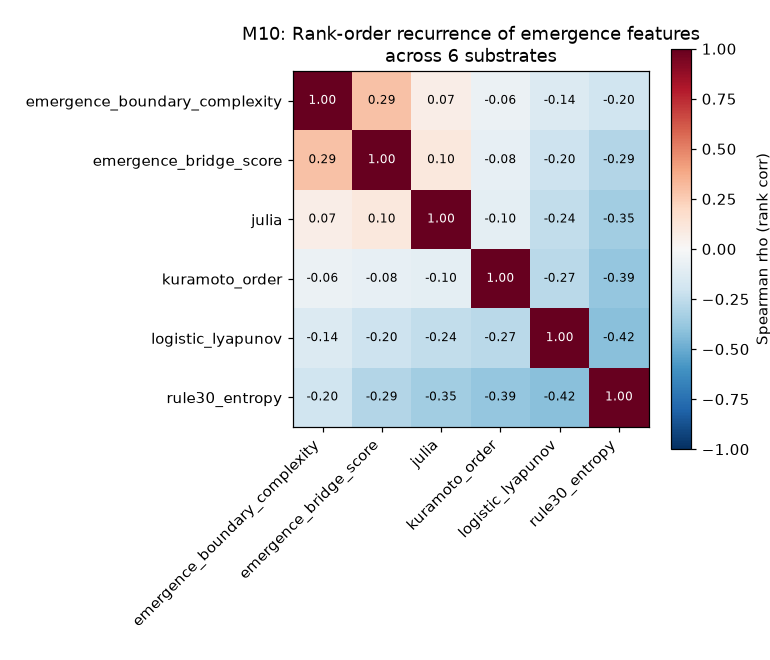

Python code for this plot:
"""
M10: Rank-Order Recurrence Analysis

M9 found that raw dim_eff values cluster in [0.3, 0.7] for some substrates but not others.
But the *absolute band* is sensitive to how we anchor the normalization.
A more robust question: do substrates order themselves similarly across all the emergence metrics?

If yes, that would be a real cross-substrate law: "the substrates that have rich boundaries
are the same substrates that have low mutual information, high gradient sparsity, etc."

This script:
  1) Loads the M9 substrate data (6 substrates × ~4 features each)
  2) Adds rank-stability by computing within-feature ranks (1=lowest, N=highest)
  3) Computes pairwise rank correlations across all substrate pairs (Spearman)
  4) Reports: do the "structurally complex" substrates cluster together in ALL rank orders?
"""

import json
import numpy as np
from pathlib import Path
import matplotlib
matplotlib.use('Agg')
import matplotlib.pyplot as plt

def spearmanr_manual(a, b, n_perm=2000, rng=None):
    """Spearman rho = Pearson on ranks. p-value via permutation (no scipy needed)."""
    a = np.asarray(a, dtype=float)
    b = np.asarray(b, dtype=float)
    mask = ~np.isnan(a) & ~np.isnan(b)
    a, b = a[mask], b[mask]
    n = len(a)
    if n < 3:
        return np.nan, np.nan
    if rng is None:
        rng = np.random.default_rng(42)
    am, bm = a.mean(), b.mean()
    num = ((a - am) * (b - bm)).sum()
    den = np.sqrt(((a - am)**2).sum() * ((b - bm)**2).sum())
    if den == 0:
        return np.nan, np.nan
    rho = num / den
    # Permutation p-value
    cnt = 0
    abs_rho = abs(rho)
    for _ in range(n_perm):
        bp = rng.permutation(b)
        pm = bp.mean()
        num_p = ((a - am) * (bp - pm)).sum()
        den_p = np.sqrt(((a - am)**2).sum() * ((bp - pm)**2).sum())
        if den_p > 0:
            r_p = abs(num_p / den_p)
            if r_p >= abs_rho:
                cnt += 1
    p = (cnt + 1) / (n_perm + 1)  # add 1 for symmetric estimate
    return float(rho), float(p)

HERE = Path(__file__).parent
DATA_FILE = HERE / "m9_cross_substrate_recurrence.json"
if not DATA_FILE.exists():
    DATA_FILE = HERE.parent.parent / "shared_space" / "m9_cross_substrate_recurrence.json"
OUT_JSON = HERE / "m10_rank_order_recurrence.json"
OUT_PNG = HERE / "m10_rank_order_recurrence.png"


def collect_feature_matrix():
    """Return dict: substrate -> {feature -> value}, and the list of features used."""
    data = json.loads(DATA_FILE.read_text())
    substrates = data["substrates"]
    # Pivot: substrate -> {feature -> median}
    matrix = {}
    for s in substrates:
        name = s["substrate"]
        matrix[name] = {}
    # Build feature list from the metric names present
    features = sorted({s["metric"] for s in substrates})
    for s in substrates:
        matrix[s["substrate"]][s["metric"]] = s["median"]
    return matrix, features


def to_rank_matrix(matrix, features):
    """Convert raw values to ranks within each feature (1=lowest, N=highest)."""
    substrates = sorted(matrix.keys())
    rank_mat = {}
    for f in features:
        vals = [matrix[s].get(f, np.nan) for s in substrates]
        # Rank with NaN handling (worst rank for missing)
        ranks = []
        for v in vals:
            if v is None or (isinstance(v, float) and np.isnan(v)):
                ranks.append(np.nan)
            else:
                ranks.append(v)
        # Rank: 1 = smallest
        order = np.argsort(ranks)
        rank_arr = np.empty_like(order, dtype=float)
        for i, oi in enumerate(order):
            rank_arr[oi] = i + 1
        for i, s in enumerate(substrates):
            matrix[s][f + "_rank"] = rank_arr[i]
    return matrix, [f + "_rank" for f in features]


def pairwise_rank_corr(matrix, rank_features):
    """Spearman correlation of rank vectors between all pairs of substrates."""
    substrates = sorted(matrix.keys())
    R = np.array([[matrix[s][f] for f in rank_features] for s in substrates], dtype=float)
    n = len(substrates)
    C = np.zeros((n, n))
    P = np.zeros((n, n))
    for i in range(n):
        for j in range(n):
            if i == j:
                C[i, j] = 1.0
                P[i, j] = 0.0
            else:
                # Spearman via Pearson on ranks (R is already ranks)
                a, b = R[i], R[j]
                mask = ~np.isnan(a) & ~np.isnan(b)
                if mask.sum() < 2:
                    C[i, j] = np.nan
                    P[i, j] = np.nan
                else:
                    rho, p = spearmanr_manual(a, b)
                    C[i, j] = rho
                    P[i, j] = p
    return substrates, C, P


def cluster_substrates_by_rank(substrates, C):
    """Cluster substrates by their rank-correlation similarity.
    Use 1 - C as distance, then single-link clustering on threshold."""
    D = 1 - C
    np.fill_diagonal(D, 0)
    # Simple flat clustering: greedy nearest-neighbor chain
    n = len(substrates)
    cluster_of = list(range(n))
    order = np.argsort(D.sum(axis=1))
    visited = set()
    clusters = []
    # Single-link clustering by threshold on (1-C)
    # For 6 substrates, use threshold 0.6 (i.e. rho > 0.4)
    threshold = 0.6
    parent = list(range(n))
    def find(x):
        while parent[x] != x:
            parent[x] = parent[parent[x]]
            x = parent[x]
        return x
    def union(a, b):
        ra, rb = find(a), find(b)
        if ra != rb:
            parent[rb] = ra
    for i in range(n):
        for j in range(i+1, n):
            if D[i, j] < threshold:
                union(i, j)
    groups = {}
    for i in range(n):
        r = find(i)
        groups.setdefault(r, []).append(substrates[i])
    return list(groups.values())


def main():
    matrix, features = collect_feature_matrix()
    print(f"Substrates: {sorted(matrix.keys())}")
    print(f"Features:   {features}")
    matrix, rank_features = to_rank_matrix(matrix, features)
    print(f"Rank-features: {rank_features}")
    print()
    print("Rank matrix (substrate × feature_rank):")
    substrates = sorted(matrix.keys())
    print(f"{'substrate':25s} " + " ".join(f"{f[:14]:>14s}" for f in rank_features))
    for s in substrates:
        print(f"{s:25s} " + " ".join(f"{matrix[s][f]:14.1f}" for f in rank_features))
    print()

    subs, C, P = pairwise_rank_corr(matrix, rank_features)
    print("Pairwise Spearman rho (rank correlations between substrate profiles):")
    header = f"{'':20s}" + "".join(f"{s[:8]:>10s}" for s in subs)
    print(header)
    for i, s in enumerate(subs):
        row = f"{s[:20]:20s}" + "".join(f"{C[i,j]:10.3f}" for j in range(len(subs)))
        print(row)
    print()

    # P-values
    print("P-values:")
    print(header)
    for i, s in enumerate(subs):
        row = f"{s[:20]:20s}" + "".join(f"{P[i,j]:10.3f}" for j in range(len(subs)))
        print(row)
    print()

    # Mean off-diagonal correlation (excluding self) - is there *any* signal?
    mask = ~np.eye(len(subs), dtype=bool)
    off_vals = C[mask]
    mean_rho = float(np.nanmean(off_vals))
    median_rho = float(np.nanmedian(off_vals))
    print(f"Mean off-diag rho: {mean_rho:.3f}, median: {median_rho:.3f}")
    print(f"Number of significant pairs (p<0.05): {int((P[mask] < 0.05).sum())} of {len(off_vals)}")
    print()

    clusters = cluster_substrates_by_rank(subs, C)
    print("Single-link clusters (rho > 0.4):")
    for cl in clusters:
        print(f"  - {cl}")
    print()

    # Cluster "structural complexity" by *mean rank* across all features
    mean_ranks = {s: np.nanmean([matrix[s][f] for f in rank_features]) for s in subs}
    print("Mean rank across features (lower = 'simpler' end, higher = 'richer' end):")
    for s, r in sorted(mean_ranks.items(), key=lambda x: x[1]):
        print(f"  {s:25s}  mean_rank = {r:.2f}")
    print()

    # Plot the correlation matrix
    fig, ax = plt.subplots(figsize=(7, 6))
    im = ax.imshow(C, cmap='RdBu_r', vmin=-1, vmax=1)
    ax.set_xticks(range(len(subs)))
    ax.set_yticks(range(len(subs)))
    ax.set_xticklabels(subs, rotation=45, ha='right')
    ax.set_yticklabels(subs)
    for i in range(len(subs)):
        for j in range(len(subs)):
            ax.text(j, i, f"{C[i,j]:.2f}", ha='center', va='center',
                    fontsize=8, color='black' if abs(C[i,j]) < 0.7 else 'white')
    plt.colorbar(im, ax=ax, label='Spearman rho (rank corr)')
    ax.set_title(f"M10: Rank-order recurrence of emergence features\nacross {len(subs)} substrates")
    plt.tight_layout()
    plt.savefig(OUT_PNG, dpi=110)
    print(f"Saved {OUT_PNG}")

    # Verdict
    n_sig = int((P[mask] < 0.05).sum())
    out = {
        "_meta": {
            "discovery": "M10",
            "question": "Do substrates order themselves similarly across all emergence features (rank-level recurrence)?",
            "method": "Per-feature within-substrate ranking, then pairwise Spearman rho",
            "follows": "M9 (M9 found raw band membership is anchor-fragile; this tests rank-level stability)",
        },
        "substrates": subs,
        "rank_features": rank_features,
        "mean_offdiag_rho": mean_rho,
        "median_offdiag_rho": median_rho,
        "n_significant_pairs_p05": n_sig,
        "n_pairs": int(len(off_vals)),
        "clusters_single_link_rho_gt_0p4": clusters,
        "mean_rank_by_substrate": mean_ranks,
    }
    OUT_JSON.write_text(json.dumps(out, indent=2))
    print(f"Saved {OUT_JSON}")

    if mean_rho > 0.3:
        verdict = "POSITIVE: substrates DO order themselves similarly across emergence features"
    elif mean_rho > 0.0:
        verdict = "WEAK POSITIVE: there is mild rank-level similarity, but it is not robust"
    elif mean_rho > -0.3:
        verdict = "NEUTRAL/MIXED: no consistent rank-level recurrence"
    else:
        verdict = "NEGATIVE: substrates order themselves INVERSELY across emergence features"
    print()
    print(f"VERDICT: {verdict}")


if __name__ == "__main__":
    main()
